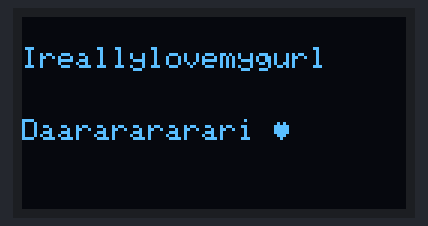
Simulated run of this sketch. Board: Arduino Uno, built with avr-gcc and run on an emulated ATmega328P. Parts: 128×64 one-colour display. What the sketch prints to the serial monitor is not drawn.

Above: at 0.1 s.

The sketch:

OLED.ino
```cpp
#include <Wire.h>
#include <Adafruit_GFX.h>
#include <Adafruit_SSD1306.h>

#define SCREEN_WIDTH 128  /* OLED DISPLAY WIDTH, IN PIXELS */
#define SCREEN_HEIGHT 64  /* OLED DISPLAY HEIGHT, IN PIXELS */

#define OLED_RESET -1     /* RESET PIN NOT USED */
#define SCREEN_ADDRESS 0x3C /* I2C ADDRESS FOR 128x64 OLED */

/* CREATE AN INSTANCE OF THE SSD1306 DISPLAY  */
Adafruit_SSD1306 display(SCREEN_WIDTH, SCREEN_HEIGHT, &Wire, OLED_RESET);

void setup() {
  Serial.begin(115200);

  /* INITIALIZE THE DISPLAY */
  if(!display.begin(SSD1306_SWITCHCAPVCC, 0x3C)) { /* ADDRESS 0x3D FOR 128x64 */
    Serial.println(F("SSD1306 allocation failed"));
    for(;;); /* INFINITE LOOP */
  }

  display.clearDisplay(); /* CLEAR THE DISPLAY BUFFER */
  display.setTextSize(1); /* SET TEXT SIZE TO 1 */
  display.setTextColor(SSD1306_WHITE); /* SET TEXT COLOR TO WHITE */
  display.setCursor(0, 10); /* SET CURSOR POSITION (X, Y) */

  display.println(F("Ireallylovemygurl\n\n"));
  display.println(F("Daararararari \3"));

  // display.println(F("AI FARM ROBOTIC"));  /* PRINT "AI FARM ROBOTIC" ON THE SCREEN */
  display.display(); /* DISPLAY THE TEXT ON THE SCREEN */

  // Serial.println("AI FARM ROBOTIC"); /* PRINTS "AI FARM ROBOTIC" TO SERIAL MONITOR */
  Serial.println("Ireallylovemygurl\n");
  Serial.println("“Daarararararii “");

  delay(1500);  /* HOLD THE "AI FARM ROBOTIC" MESSAGE FOR 1.5 SECONDS*/
}

void loop() {

  /* NOTHING TO DO HRER */

}
```
